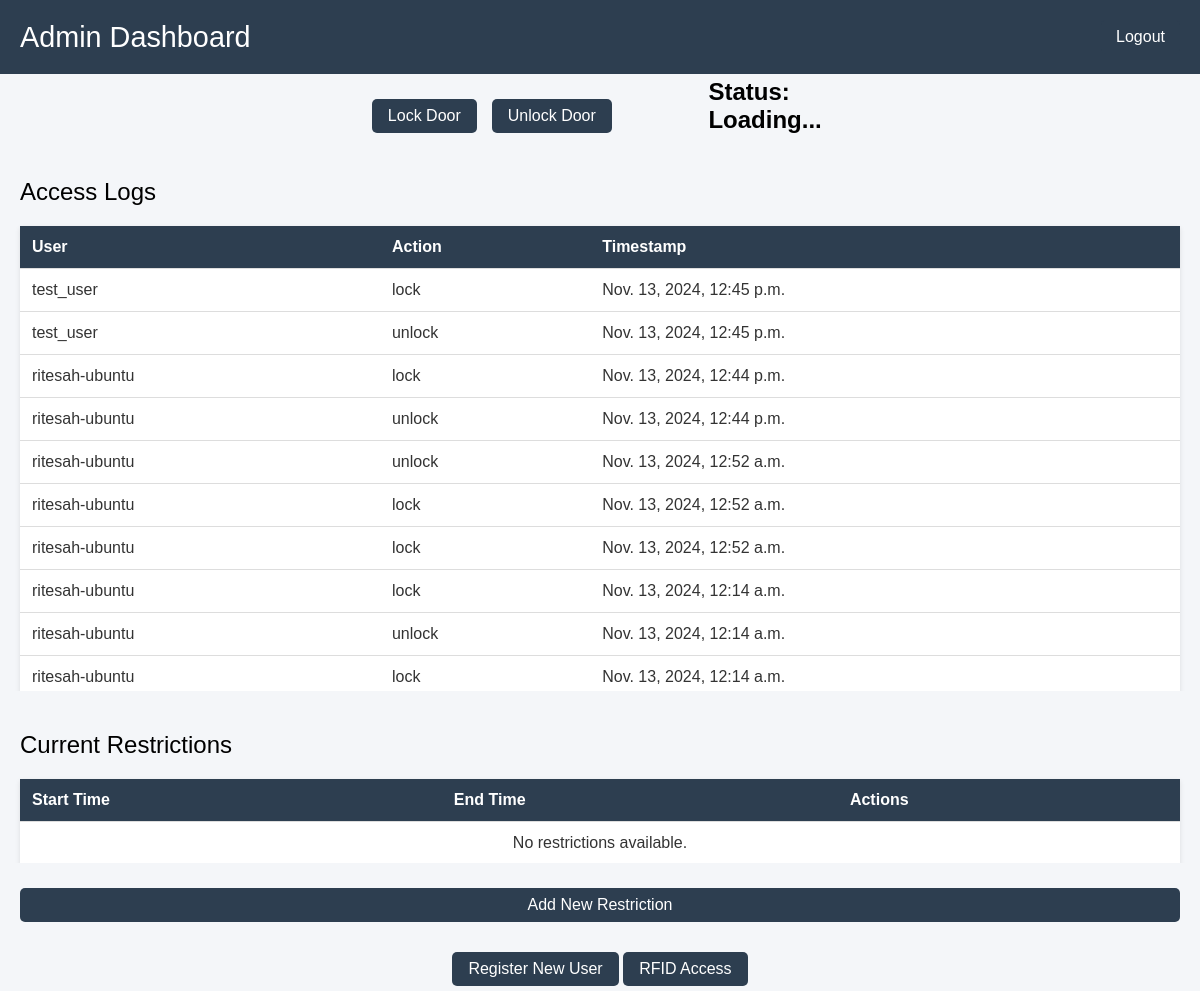
Page /admin_dashboard/ (signed in) on the earlier database version.
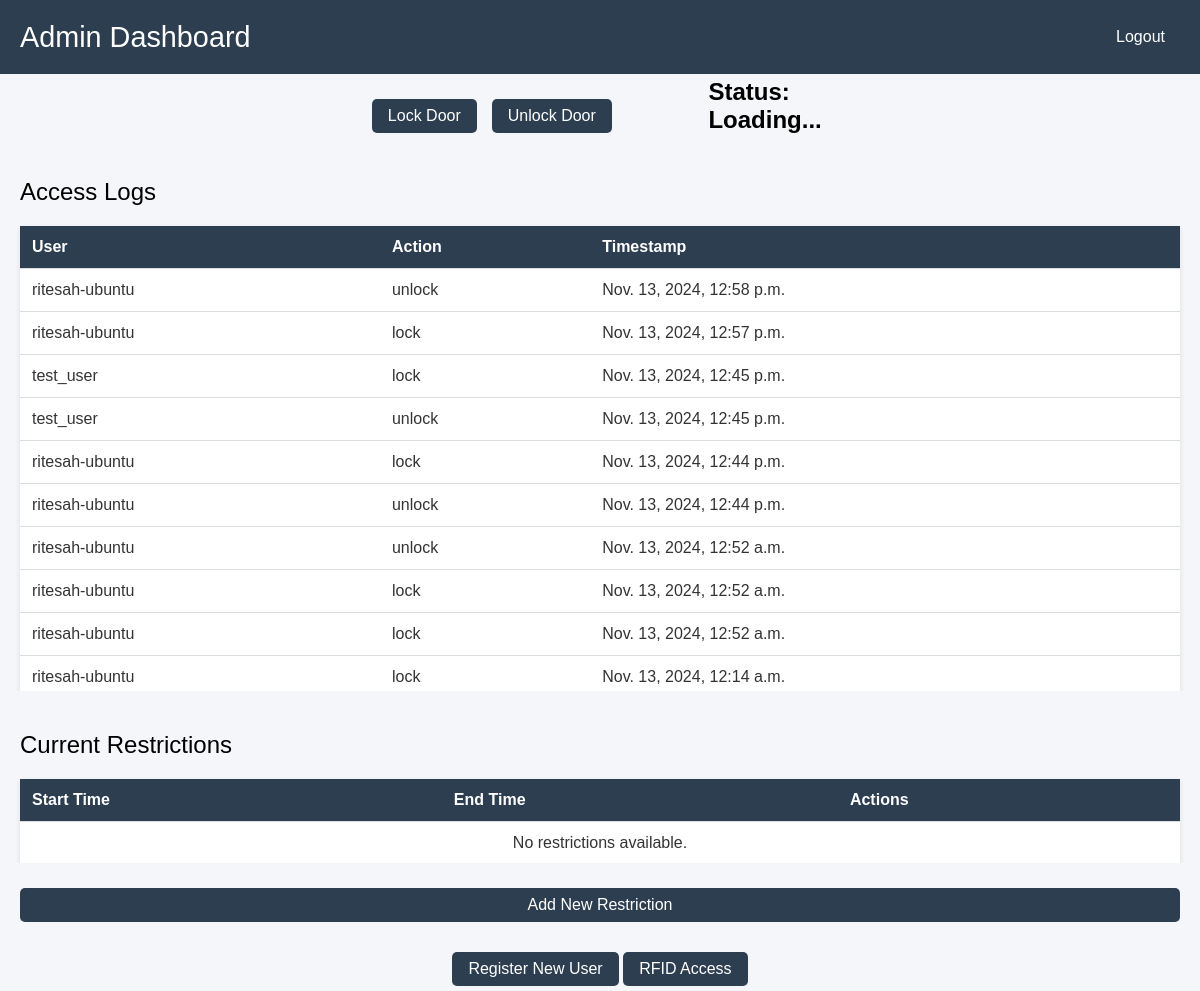
Same page on the later database version.
### lock/models.py (models this page shows)
class AccessLog(models.Model):
    user = models.ForeignKey(User, on_delete=models.CASCADE)
    action = models.CharField(max_length=10)  # 'open' or 'close'
    timestamp = models.DateTimeField(auto_now_add=True)

### lock/views.py (the view)
# urls.py: path('admin_dashboard/', views.admin_dashboard, name='admin_dashboard'),
@login_required
def admin_dashboard(request):
    access_logs = AccessLog.objects.all().order_by('-timestamp')[:10]
    restrictions = AdminSettings.objects.all()
    return render(request, 'lock/admin_dashboard.html', {
        'restrictions': restrictions,
        'access_logs': access_logs,
    })

### lock/templates/lock/admin_dashboard.html (shortened to what this page needs)
<header>
    <div class="navbar">
        <h1>Admin Dashboard</h1>
        <button class="logout-button" onclick="location.href='{% url 'account_logout' %}'">Logout</button>
    </div>
</header>
<section class="centered">
    <div class="button-container">
        <button onclick="lockDoor()">Lock Door</button>
        <button onclick="unlockDoor()">Unlock Door</button>
    </div>
    <h2 id="lock-status">Status: Loading...</h2>
</section>
<section class="table-container">
    <h2 class="section-title">Access Logs</h2>
    <table id="access-logs-table">
        <thead>
            <tr>
                <th>User</th>
                <th>Action</th>
                <th>Timestamp</th>
            </tr>
        </thead>
        <tbody>
            {% for log in access_logs %}
            <tr>
                <td>{{ log.user.username }}</td>
                <td>{{ log.action }}</td>
                <td>{{ log.timestamp }}</td>
            </tr>
            {% empty %}
            <tr>
                <td colspan="3" style="text-align: center;">No Access.</td>
            </tr>
            {% endfor %}
        </tbody>
    </table>
</section>
<section class="table-container">
    <h2 class="section-title">Current Restrictions</h2>
    <table>
        <thead>
            <tr>
                <th>Start Time</th>
                <th>End Time</th>
                <th>Actions</th>
            </tr>
        </thead>
        <tbody>
            {% for restriction in restrictions %}
            <tr>
                <td>
                    <input type="time" value="{{ restriction.restricted_start|date:"H:i" }}" id="start_{{ restriction.id }}" disabled>
                </td>
                <td>
                    <input type="time" value="{{ restriction.restricted_end|date:"H:i" }}" id="end_{{ restriction.id }}" disabled>
                </td>
                <td>
                    <button onclick="enableEdit({{ restriction.id }})" id="edit_btn_{{ restriction.id }}">Edit</button>
                    <button onclick="saveEdit({{ restriction.id }})" id="save_btn_{{ restriction.id }}" class="hidden">Save</button>
                    <button onclick="removeRestriction({{ restriction.id }})" class="remove_btn">Remove</button>
                </td>
            </tr>
            {% empty %}
            <tr>
                <td colspan="3" style="text-align: center;">No restrictions available.</td>
            </tr>
            {% endfor %}
        </tbody>
    </table>
</section>
<section class="form-container">
    <button onclick="showAddForm()" class="button" id="add_new_restriction">Add New Restriction</button>
</section>
<section class="logout-section">
    <button onclick="location.href='{% url 'register_user' %}'">Register New User</button>
    <button onclick="location.href='{% url 'rfid_access' %}'">RFID Access</button>
</section>

Differences in the rows shown:
no longer on this page (row unchanged): AccessLog: user.username "ritesah-ubuntu", action "unlock", timestamp "Nov. 13, 2024, 12:14 a.m."
no longer on this page (row unchanged): AccessLog: user.username "ritesah-ubuntu", action "lock", timestamp "Nov. 13, 2024, 12:14 a.m."
added AccessLog: user.username "ritesah-ubuntu", action "unlock", timestamp "Nov. 13, 2024, 12:58 p.m."
added AccessLog: user.username "ritesah-ubuntu", action "lock", timestamp "Nov. 13, 2024, 12:57 p.m."
